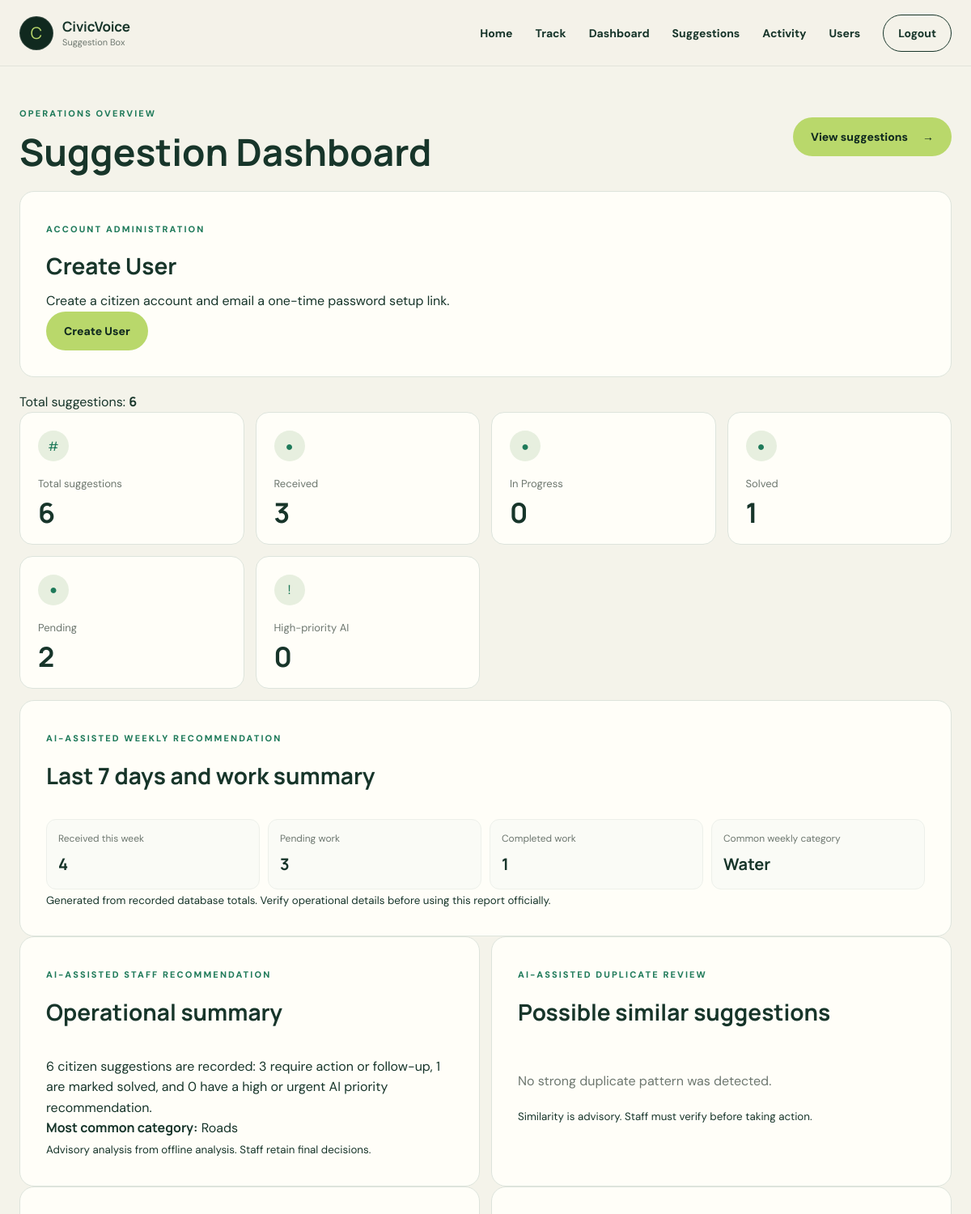
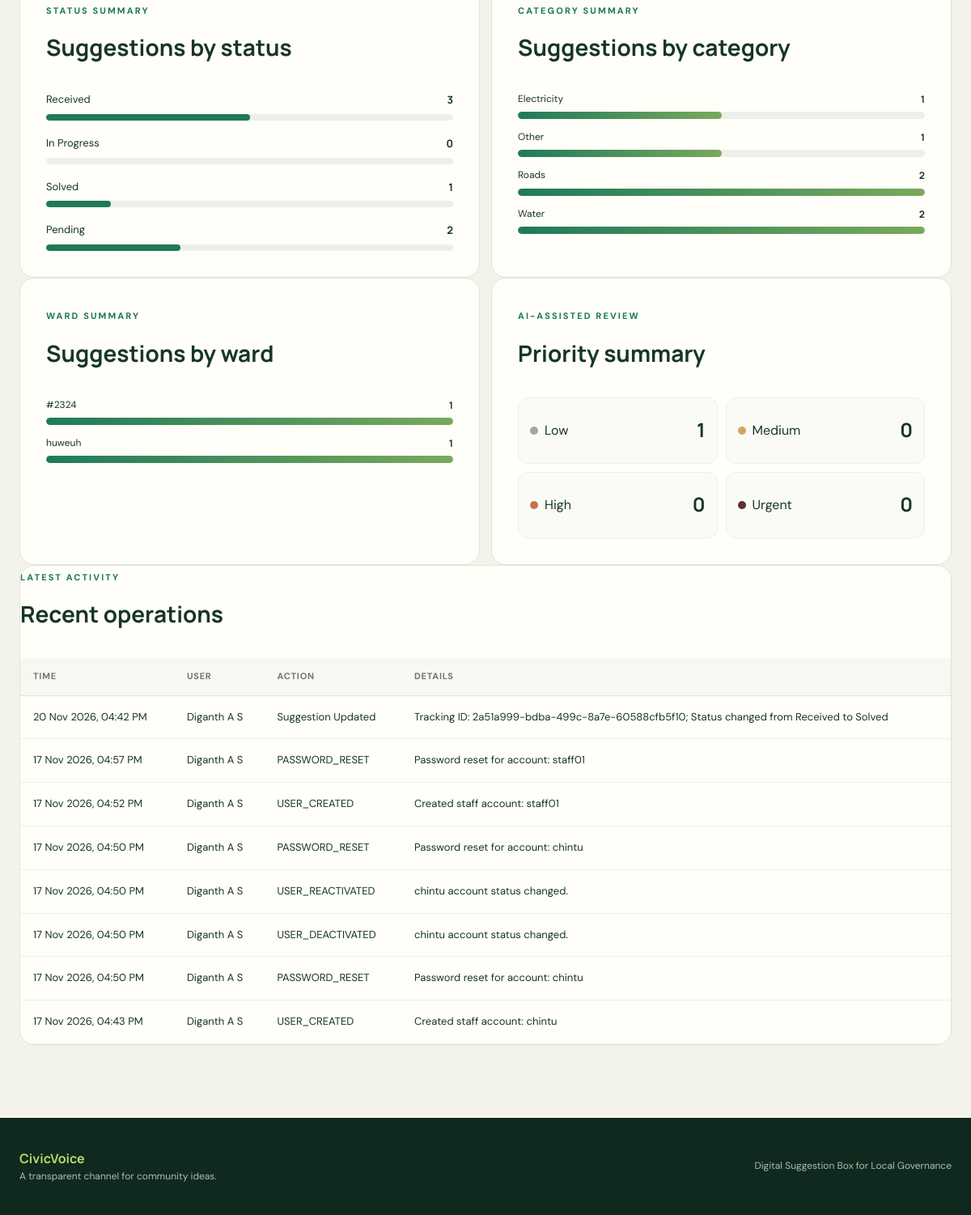
The page /dashboard (signed in) on the database its author committed (2 pictures, top to bottom).
### app/models.py (models this page shows)
class Suggestion(db.Model):
    id = db.Column(db.Integer, primary_key=True)
    tracking_id = db.Column(
        db.String(8),
        unique=True,
        nullable=False,
        default=lambda: f"{secrets.randbelow(100_000_000):08d}"
    )
    name = db.Column(db.String(100), nullable=False)
    title = db.Column(db.String(150), nullable=True)
    category = db.Column(db.String(100), nullable=False)
    description = db.Column(db.Text, nullable=False)
    status = db.Column(
        db.String(30),
        default="Received",
        nullable=False
    )
    ward = db.Column(db.String(100), nullable=True)
    officer_remark = db.Column(db.Text, nullable=True)
    photo_filename = db.Column(db.String(255), nullable=True)
    ai_priority = db.Column(db.String(20), nullable=True)
    ai_priority_reason = db.Column(db.Text, nullable=True)
    ai_priority_provider = db.Column(db.String(30), nullable=True)
    created_at = db.Column(
        db.DateTime,
        default=datetime.utcnow
    )

class ActivityLog(db.Model):
    id = db.Column(db.Integer, primary_key=True)
    user_id = db.Column(
        db.Integer,
        db.ForeignKey("user.id", ondelete="SET NULL"),
        nullable=True
    )
    action = db.Column(db.String(100), nullable=False)
    details = db.Column(db.Text, nullable=True)
    created_at = db.Column(
        db.DateTime,
        default=datetime.utcnow
    )

class User(UserMixin, db.Model):
    id = db.Column(db.Integer, primary_key=True)
    public_user_id = db.Column(db.String(20), unique=True, nullable=True)
    username = db.Column(
        db.String(80),
        unique=True,
        nullable=False
    )
    full_name = db.Column(db.String(100), nullable=True)
    mobile_number = db.Column(db.String(16), unique=True, nullable=True)
    email = db.Column(db.String(254), unique=True, nullable=True)
    password_hash = db.Column(db.String(255), nullable=False)
    role = db.Column(db.String(20), nullable=False)
    is_active = db.Column(
        db.Boolean,
        default=True,
        nullable=False
    )
    must_change_password = db.Column(
        db.Boolean,
        default=True,
        nullable=False
    )
    failed_login_attempts = db.Column(
        db.Integer,
        default=0,
        nullable=False
    )
    locked_until = db.Column(db.DateTime, nullable=True)
    setup_token_nonce = db.Column(db.String(64), nullable=True)
    created_at = db.Column(
        db.DateTime,
        default=datetime.utcnow
    )

### app/routes.py (the view)
    @app.route("/dashboard")
    @staff_required
    def dashboard():
        status_counts = dict(
            db.session.query(Suggestion.status, db.func.count(Suggestion.id))
            .group_by(Suggestion.status)
            .all()
        )
        statuses = ["Received", "In Progress", "Solved"]
        statuses.extend(
            status for status in status_counts if status not in statuses
        )
        status_counts = {
            status: status_counts.get(status, 0)
            for status in statuses
        }
        category_counts = (
            db.session.query(
                Suggestion.category,
                db.func.count(Suggestion.id)
            )
            .group_by(Suggestion.category)
            .order_by(Suggestion.category)
            .all()
        )
        ward_counts = (
            db.session.query(
                Suggestion.ward,
                db.func.count(Suggestion.id)
            )
            .filter(Suggestion.ward.isnot(None))
            .filter(Suggestion.ward != "")
            .group_by(Suggestion.ward)
            .order_by(Suggestion.ward)
            .all()
        )
        priority_counts = dict(
            db.session.query(Suggestion.ai_priority, db.func.count(Suggestion.id))
            .filter(Suggestion.ai_priority.isnot(None))
            .group_by(Suggestion.ai_priority)
            .all()
        )
        high_priority_count = Suggestion.query.filter(
            Suggestion.ai_priority.in_(["High", "Urgent"])
        ).count()
        recent_activity = (
            db.session.query(ActivityLog, User.username)
            .outerjoin(User, ActivityLog.user_id == User.id)
            .order_by(ActivityLog.created_at.desc(), ActivityLog.id.desc())
            .limit(8)
            .all()
        )
        all_suggestions = Suggestion.query.all()
        week_start = datetime.utcnow() - timedelta(days=7)
        weekly_suggestions = Suggestion.query.filter(
            Suggestion.created_at >= week_start
        ).all()
        weekly_category_counts = dict(
            db.session.query(
                Suggestion.category,
                db.func.count(Suggestion.id),
            )
            .filter(Suggestion.created_at >= week_start)
            .group_by(Suggestion.category)
            .all()
        )
        weekly_report = {
            "received": len(weekly_suggestions),
            "pending": sum(
                1 for suggestion in all_suggestions
                if suggestion.status in ["Received", "In Progress"]
            ),
            "completed": sum(
                1 for suggestion in all_suggestions
                if suggestion.status == "Solved"
            ),
            "common_category": (
                max(weekly_category_counts, key=weekly_category_counts.get)
                if weekly_category_counts else "No submissions"
            ),
        }
        staff_summary = generate_staff_summary(
            all_suggestions,
            status_counts=status_counts,
            category_counts=dict(category_counts),
        )
        similar_suggestions = find_similar_suggestions(all_suggestions)
        return render_template(
            "dashboard.html",
            total_suggestions=sum(status_counts.values()),
            status_counts=status_counts,
            category_counts=category_counts,
            ward_counts=ward_counts,
            category_max=max([count for _, count in category_counts] or [0]),
            ward_max=max([count for _, count in ward_counts] or [0]),
            priority_counts={
                priority: priority_counts.get(priority, 0)
                for priority in ["Low", "Medium", "High", "Urgent"]
            },
            high_priority_count=high_priority_count,
            recent_activity=recent_activity,
            staff_summary=staff_summary,
            similar_suggestions=similar_suggestions,
            weekly_report=weekly_report,
        )

### app/templates/dashboard.html (shortened to what this page needs)
{% extends "base.html" %}
{% block content %}
<div class="dashboard-header">
    <div>
        <span class="eyebrow">Operations overview</span>
        <h1>Suggestion Dashboard</h1>
    </div>
    <div>
        <a class="btn btn-primary" href="{{ url_for('manage_suggestions') }}">View suggestions <span>→</span></a>
    </div>
</div>
{% if current_user.role == "admin" %}
<section class="form-container">
    <span class="eyebrow">Account administration</span>
    <h2>Create User</h2>
    <p>Create a citizen account and email a one-time password setup link.</p>
    <a class="btn btn-primary" href="{{ url_for('create_user') }}">Create User</a>
</section>
{% endif %}
<p>Total suggestions: <strong>{{ total_suggestions }}</strong></p>
<section class="stat-grid" aria-label="Suggestion totals">
    <article class="stat-card">
        <span class="stat-icon">#</span>
        <p>Total suggestions</p>
        <strong>{{ total_suggestions }}</strong>
    </article>
    {% for status, count in status_counts.items() %}
    <article class="stat-card">
        <span class="stat-icon">●</span>
        <p>{{ status }}</p>
        <strong>{{ count }}</strong>
    </article>
    {% endfor %}
    <article class="stat-card high-priority-card">
        <span class="stat-icon">!</span>
        <p>High-priority AI</p>
        <strong>{{ high_priority_count }}</strong>
    </article>
</section>
<section class="form-container analytics-card ai-recommendation-card weekly-report-card">
    <div class="panel-heading">
        <div>
            <span class="eyebrow">AI-assisted weekly recommendation</span>
            <h2>Last 7 days and work summary</h2>
        </div>
    </div>
    <div class="weekly-report-grid">
        <div><span>Received this week</span><strong>{{ weekly_report.received }}</strong></div>
        <div><span>Pending work</span><strong>{{ weekly_report.pending }}</strong></div>
        <div><span>Completed work</span><strong>{{ weekly_report.completed }}</strong></div>
        <div><span>Common weekly category</span><strong>{{ weekly_report.common_category }}</strong></div>
    </div>
    <small>Generated from recorded database totals. Verify operational details before using this report officially.</small>
</section>
<section class="dashboard-grid">
    <article class="form-container analytics-card ai-recommendation-card">
        <div class="panel-heading">
            <div>
                <span class="eyebrow">AI-assisted staff recommendation</span>
                <h2>Operational summary</h2>
            </div>
        </div>
        <p>{{ staff_summary.summary }}</p>
        <p><strong>Most common category:</strong> {{ staff_summary.common_category }}</p>
        <small>Advisory analysis from {{ staff_summary.provider }}. Staff retain final decisions.</small>
    </article>
    <article class="form-container analytics-card ai-recommendation-card">
        <div class="panel-heading">
            <div>
                <span class="eyebrow">AI-assisted duplicate review</span>
                <h2>Possible similar suggestions</h2>
            </div>
        </div>
        {% if similar_suggestions %}
            <ul class="similar-suggestion-list">
                {% for match in similar_suggestions %}
                    <li>
                        <strong>{{ match.tracking_id }}</strong>
                        and
                        <strong>{{ match.similar_tracking_id }}</strong>
                        <span>{{ match.similarity }}% similar</span>
                    </li>
                {% endfor %}
            </ul>
        {% else %}
            <p class="empty-state">No strong duplicate pattern was detected.</p>
        {% endif %}
        <small>Similarity is advisory. Staff must verify before taking action.</small>
    </article>
</section>
<section class="dashboard-grid">
    <article class="form-container analytics-card">
        <div class="panel-heading">
            <div>
                <span class="eyebrow">Status summary</span>
                <h2>Suggestions by status</h2>
            </div>
        </div>
        <div class="status-bars">
            {% for status, count in status_counts.items() %}
                {% set percentage = (count * 100 // total_suggestions) if total_suggestions else 0 %}
                <div class="status-bar-row">
                    <div><span>{{ status }}</span><strong>{{ count }}</strong></div>
                    <div class="progress-track"><span style="width: {{ percentage }}%"></span></div>
                </div>
            {% endfor %}
        </div>
    </article>
    <article class="form-container analytics-card">
        <div class="panel-heading">
            <div>
                <span class="eyebrow">Category summary</span>
                <h2>Suggestions by category</h2>
            </div>
        </div>
        {% if category_counts %}
            <div class="bar-chart" role="img" aria-label="Suggestions by category">
                {% for category, count in category_counts %}
                    {% set bar_width = (count * 100 // category_max) if category_max else 0 %}
                    <div class="chart-bar-row">
                        <div><span>{{ category }}</span><strong>{{ count }}</strong></div>
                        <div class="chart-bar-track"><span style="width: {{ bar_width }}%"></span></div>
                    </div>
                {% endfor %}
            </div>
        {% else %}
            <p class="empty-state">No suggestions have been submitted yet.</p>
        {% endif %}
    </article>
</section>
<section class="dashboard-grid">
    <article class="form-container analytics-card">
        <div class="panel-heading">
            <div>
                <span class="eyebrow">Ward summary</span>
                <h2>Suggestions by ward</h2>
            </div>
        </div>
        {% if ward_counts %}
            <div class="bar-chart" role="img" aria-label="Suggestions by ward">
                {% for ward, count in ward_counts %}
                    {% set bar_width = (count * 100 // ward_max) if ward_max else 0 %}
                    <div class="chart-bar-row">
                        <div><span>{{ ward }}</span><strong>{{ count }}</strong></div>
                        <div class="chart-bar-track"><span style="width: {{ bar_width }}%"></span></div>
                    </div>
                {% endfor %}
            </div>
        {% else %}
            <p class="empty-state">No ward information has been submitted.</p>
        {% endif %}
    </article>
    <article class="form-container analytics-card">
        <div class="panel-heading">
            <div>
                <span class="eyebrow">AI-assisted review</span>
                <h2>Priority summary</h2>
            </div>
        </div>
        <div class="priority-chart" role="img" aria-label="AI priority distribution">
            {% for priority, count in priority_counts.items() %}
                <div class="priority-chart-item">
                    <span class="priority-dot priority-dot-{{ priority|lower }}"></span>
                    <span>{{ priority }}</span>
                    <strong>{{ count }}</strong>
                </div>
            {% endfor %}
        </div>
    </article>
</section>
<section class="form-container table-panel recent-activity">
    <div class="panel-heading">
        <div>
            <span class="eyebrow">Latest activity</span>
            <h2>Recent operations</h2>
        </div>
    </div>
    {% if recent_activity %}
        <div class="table-scroll">
            <table class="modern-table">
                <thead>
                    <tr><th>Time</th><th>User</th><th>Action</th><th>Details</th></tr>
                </thead>
                <tbody>
                    {% for log, username in recent_activity %}
                        <tr>
                            <td>{{ log.created_at.strftime("%d %b %Y, %I:%M %p") }}</td>
                            <td>{{ username or "Deleted user" }}</td>
                            <td>{{ log.action }}</td>
                            <td>{{ log.details or "No details provided." }}</td>
                        </tr>
                    {% endfor %}
                </tbody>
            </table>
        </div>
    {% else %}
        <p class="empty-state">No operational activity has been recorded.</p>
    {% endif %}
</section>
{% endblock %}

### rows shown on the page
Suggestion: status "Received", id "3", {{ percentage }} 50 (drawn)
Suggestion: status "Solved", count "1", {{ percentage }} 16 (drawn)
Suggestion: status "Pending", id "2", {{ percentage }} 33 (drawn), category "Roads", {{ bar_width }} 100 (drawn)
Suggestion: category "Electricity", count "1", {{ bar_width }} 50 (drawn)
Suggestion: category "Other", count "1", {{ bar_width }} 50 (drawn)
ActivityLog: created_at "20 Nov 2026, 04:42 PM", username "Diganth A S", action "Suggestion Updated", details "Tracking ID: 2a51a999-bdba-499c-8a7e-60588cfb5f10; Status changed from Received to Solved"
ActivityLog: created_at "17 Nov 2026, 04:57 PM", username "Diganth A S", action "PASSWORD_RESET", details "Password reset for account: staff01"
ActivityLog: created_at "17 Nov 2026, 04:52 PM", username "Diganth A S", action "USER_CREATED", details "Created staff account: staff01"
ActivityLog: created_at "17 Nov 2026, 04:50 PM", username "Diganth A S", action "PASSWORD_RESET", details "Password reset for account: chintu"
ActivityLog: created_at "17 Nov 2026, 04:50 PM", username "Diganth A S", action "USER_REACTIVATED", details "chintu account status changed."
ActivityLog: created_at "17 Nov 2026, 04:50 PM", username "Diganth A S", action "USER_DEACTIVATED", details "chintu account status changed."
ActivityLog: created_at "17 Nov 2026, 04:50 PM", username "Diganth A S", action "PASSWORD_RESET", details "Password reset for account: chintu"
ActivityLog: created_at "17 Nov 2026, 04:43 PM", username "Diganth A S", action "USER_CREATED", details "Created staff account: chintu"

### other values the page prints
{{ total_suggestions }} "6"
{{ status }} "In Progress"
{{ count }} "0"
{{ high_priority_count }} "0"
{{ weekly_report.received }} "4"
{{ weekly_report.pending }} "3"
{{ weekly_report.completed }} "1"
{{ weekly_report.common_category }} "Water"
{{ staff_summary.summary }} "6 citizen suggestions are recorded: 3 require action or follow-up, 1 are marked solved, and 0 have a high or urgent AI priority recommendation."
{{ staff_summary.common_category }} "Roads"
{{ staff_summary.provider }} "offline analysis"
{{ category }} "Water"
{{ count }} "2"
{{ ward }} "#2324" "huweuh"
{{ count }} "1" "1"
